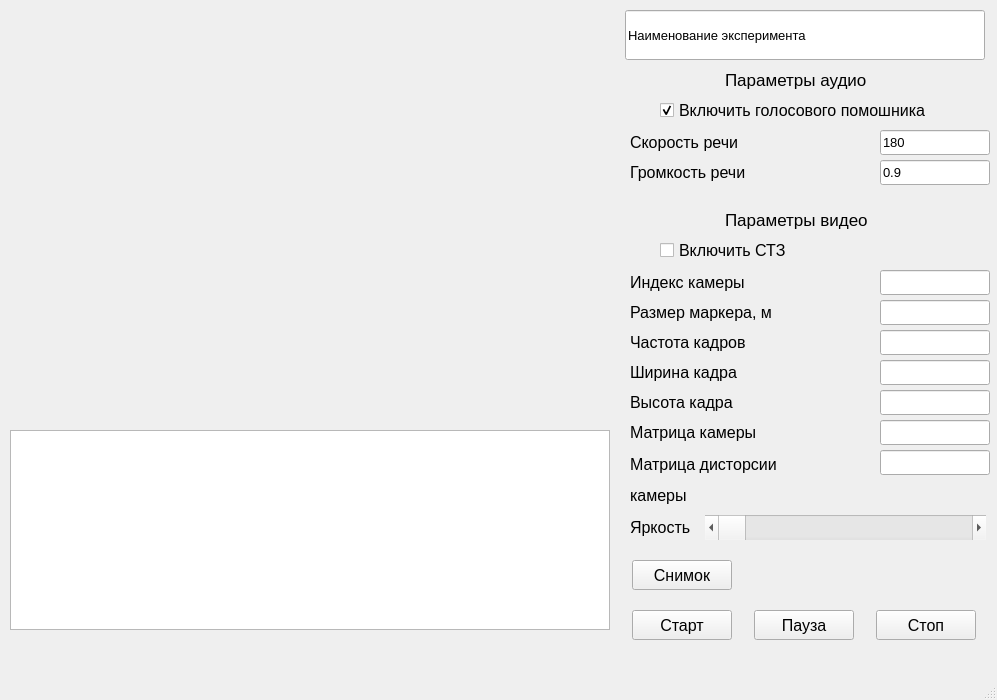
<?xml version="1.0" encoding="UTF-8"?>
<ui version="4.0">
 <class>MainWindow</class>
 <widget class="QMainWindow" name="MainWindow">
  <property name="geometry">
   <rect>
    <x>0</x>
    <y>0</y>
    <width>997</width>
    <height>700</height>
   </rect>
  </property>
  <property name="windowTitle">
   <string>Amur-307</string>
  </property>
  <widget class="QWidget" name="centralwidget">
   <widget class="QTextBrowser" name="textBrowser">
    <property name="geometry">
     <rect>
      <x>10</x>
      <y>430</y>
      <width>600</width>
      <height>200</height>
     </rect>
    </property>
    <property name="font">
     <font>
      <pointsize>10</pointsize>
     </font>
    </property>
   </widget>
   <widget class="QPushButton" name="btn_stop">
    <property name="geometry">
     <rect>
      <x>876</x>
      <y>610</y>
      <width>100</width>
      <height>30</height>
     </rect>
    </property>
    <property name="font">
     <font>
      <pointsize>12</pointsize>
     </font>
    </property>
    <property name="text">
     <string>Стоп</string>
    </property>
   </widget>
   <widget class="QPushButton" name="btn_pause">
    <property name="geometry">
     <rect>
      <x>754</x>
      <y>610</y>
      <width>100</width>
      <height>30</height>
     </rect>
    </property>
    <property name="font">
     <font>
      <pointsize>12</pointsize>
     </font>
    </property>
    <property name="text">
     <string>Пауза</string>
    </property>
   </widget>
   <widget class="QPushButton" name="btn_start">
    <property name="geometry">
     <rect>
      <x>632</x>
      <y>610</y>
      <width>100</width>
      <height>30</height>
     </rect>
    </property>
    <property name="font">
     <font>
      <pointsize>12</pointsize>
     </font>
    </property>
    <property name="text">
     <string>Старт</string>
    </property>
   </widget>
   <widget class="QLabel" name="label_voice_settings">
    <property name="geometry">
     <rect>
      <x>725</x>
      <y>60</y>
      <width>200</width>
      <height>40</height>
     </rect>
    </property>
    <property name="font">
     <font>
      <pointsize>13</pointsize>
     </font>
    </property>
    <property name="text">
     <string>Параметры аудио</string>
    </property>
    <property name="margin">
     <number>5</number>
    </property>
   </widget>
   <widget class="QLabel" name="label_voice_rate">
    <property name="geometry">
     <rect>
      <x>630</x>
      <y>130</y>
      <width>200</width>
      <height>25</height>
     </rect>
    </property>
    <property name="font">
     <font>
      <pointsize>12</pointsize>
     </font>
    </property>
    <property name="text">
     <string>Скорость речи</string>
    </property>
   </widget>
   <widget class="QLabel" name="label_voice_volume">
    <property name="geometry">
     <rect>
      <x>630</x>
      <y>160</y>
      <width>200</width>
      <height>25</height>
     </rect>
    </property>
    <property name="font">
     <font>
      <pointsize>12</pointsize>
     </font>
    </property>
    <property name="text">
     <string>Громкость речи</string>
    </property>
   </widget>
   <widget class="QLineEdit" name="voice_rate">
    <property name="geometry">
     <rect>
      <x>880</x>
      <y>130</y>
      <width>110</width>
      <height>25</height>
     </rect>
    </property>
    <property name="font">
     <font>
      <pointsize>10</pointsize>
     </font>
    </property>
    <property name="text">
     <string>180</string>
    </property>
   </widget>
   <widget class="QLineEdit" name="voice_volume">
    <property name="geometry">
     <rect>
      <x>880</x>
      <y>160</y>
      <width>110</width>
      <height>25</height>
     </rect>
    </property>
    <property name="font">
     <font>
      <pointsize>10</pointsize>
     </font>
    </property>
    <property name="text">
     <string>0.9</string>
    </property>
   </widget>
   <widget class="QCheckBox" name="checkBox_voice">
    <property name="geometry">
     <rect>
      <x>660</x>
      <y>100</y>
      <width>350</width>
      <height>20</height>
     </rect>
    </property>
    <property name="font">
     <font>
      <pointsize>12</pointsize>
     </font>
    </property>
    <property name="text">
     <string>Включить голосового помошника</string>
    </property>
    <property name="checked">
     <bool>true</bool>
    </property>
   </widget>
   <widget class="QLabel" name="label_video_settings">
    <property name="geometry">
     <rect>
      <x>725</x>
      <y>200</y>
      <width>200</width>
      <height>40</height>
     </rect>
    </property>
    <property name="font">
     <font>
      <pointsize>13</pointsize>
     </font>
    </property>
    <property name="text">
     <string>Параметры видео</string>
    </property>
    <property name="margin">
     <number>5</number>
    </property>
   </widget>
   <widget class="QLabel" name="label_marker_size">
    <property name="geometry">
     <rect>
      <x>630</x>
      <y>300</y>
      <width>200</width>
      <height>25</height>
     </rect>
    </property>
    <property name="font">
     <font>
      <pointsize>12</pointsize>
     </font>
    </property>
    <property name="text">
     <string>Размер маркера, м</string>
    </property>
   </widget>
   <widget class="QLabel" name="label_index_camera">
    <property name="geometry">
     <rect>
      <x>630</x>
      <y>270</y>
      <width>200</width>
      <height>25</height>
     </rect>
    </property>
    <property name="font">
     <font>
      <pointsize>12</pointsize>
     </font>
    </property>
    <property name="text">
     <string>Индекс камеры</string>
    </property>
   </widget>
   <widget class="QLineEdit" name="index_camera">
    <property name="geometry">
     <rect>
      <x>880</x>
      <y>270</y>
      <width>110</width>
      <height>25</height>
     </rect>
    </property>
    <property name="font">
     <font>
      <pointsize>10</pointsize>
     </font>
    </property>
   </widget>
   <widget class="QLineEdit" name="marker_size">
    <property name="geometry">
     <rect>
      <x>880</x>
      <y>300</y>
      <width>110</width>
      <height>25</height>
     </rect>
    </property>
    <property name="font">
     <font>
      <pointsize>10</pointsize>
     </font>
    </property>
   </widget>
   <widget class="QLineEdit" name="frame_w">
    <property name="geometry">
     <rect>
      <x>880</x>
      <y>360</y>
      <width>110</width>
      <height>25</height>
     </rect>
    </property>
    <property name="font">
     <font>
      <pointsize>10</pointsize>
     </font>
    </property>
   </widget>
   <widget class="QLabel" name="label_frame_w">
    <property name="geometry">
     <rect>
      <x>630</x>
      <y>360</y>
      <width>200</width>
      <height>25</height>
     </rect>
    </property>
    <property name="font">
     <font>
      <pointsize>12</pointsize>
     </font>
    </property>
    <property name="text">
     <string>Ширина кадра</string>
    </property>
   </widget>
   <widget class="QLineEdit" name="frame_rate">
    <property name="geometry">
     <rect>
      <x>880</x>
      <y>330</y>
      <width>110</width>
      <height>25</height>
     </rect>
    </property>
    <property name="font">
     <font>
      <pointsize>10</pointsize>
     </font>
    </property>
   </widget>
   <widget class="QLabel" name="label_frame_rate">
    <property name="geometry">
     <rect>
      <x>630</x>
      <y>330</y>
      <width>200</width>
      <height>25</height>
     </rect>
    </property>
    <property name="font">
     <font>
      <pointsize>12</pointsize>
     </font>
    </property>
    <property name="text">
     <string>Частота кадров</string>
    </property>
   </widget>
   <widget class="QLineEdit" name="frame_h">
    <property name="geometry">
     <rect>
      <x>880</x>
      <y>390</y>
      <width>110</width>
      <height>25</height>
     </rect>
    </property>
    <property name="font">
     <font>
      <pointsize>10</pointsize>
     </font>
    </property>
   </widget>
   <widget class="QLabel" name="label_frame_h">
    <property name="geometry">
     <rect>
      <x>630</x>
      <y>390</y>
      <width>200</width>
      <height>25</height>
     </rect>
    </property>
    <property name="font">
     <font>
      <pointsize>12</pointsize>
     </font>
    </property>
    <property name="text">
     <string>Высота кадра</string>
    </property>
   </widget>
   <widget class="QLabel" name="label_cam_distortion_matrix">
    <property name="geometry">
     <rect>
      <x>630</x>
      <y>450</y>
      <width>200</width>
      <height>60</height>
     </rect>
    </property>
    <property name="font">
     <font>
      <pointsize>12</pointsize>
     </font>
    </property>
    <property name="text">
     <string>&lt;html&gt;&lt;head/&gt;&lt;body&gt;&lt;p&gt;&lt;span style=&quot; font-size:12pt;&quot;&gt;Матрица дисторсии&lt;/span&gt;&lt;/p&gt;&lt;p&gt;&lt;span style=&quot; font-size:12pt;&quot;&gt;камеры&lt;/span&gt;&lt;/p&gt;&lt;/body&gt;&lt;/html&gt;</string>
    </property>
   </widget>
   <widget class="QLineEdit" name="camera_matrix">
    <property name="geometry">
     <rect>
      <x>880</x>
      <y>420</y>
      <width>110</width>
      <height>25</height>
     </rect>
    </property>
    <property name="font">
     <font>
      <pointsize>10</pointsize>
     </font>
    </property>
   </widget>
   <widget class="QLineEdit" name="cam_distortion_matrix">
    <property name="geometry">
     <rect>
      <x>880</x>
      <y>450</y>
      <width>110</width>
      <height>25</height>
     </rect>
    </property>
    <property name="font">
     <font>
      <pointsize>10</pointsize>
     </font>
    </property>
   </widget>
   <widget class="QLabel" name="label_camera_matrix">
    <property name="geometry">
     <rect>
      <x>630</x>
      <y>420</y>
      <width>200</width>
      <height>25</height>
     </rect>
    </property>
    <property name="font">
     <font>
      <pointsize>12</pointsize>
     </font>
    </property>
    <property name="text">
     <string>Матрица камеры</string>
    </property>
   </widget>
   <widget class="QCheckBox" name="checkBox_video">
    <property name="geometry">
     <rect>
      <x>660</x>
      <y>240</y>
      <width>270</width>
      <height>20</height>
     </rect>
    </property>
    <property name="font">
     <font>
      <pointsize>12</pointsize>
     </font>
    </property>
    <property name="text">
     <string>Включить СТЗ</string>
    </property>
   </widget>
   <widget class="QLineEdit" name="exp_name">
    <property name="enabled">
     <bool>true</bool>
    </property>
    <property name="geometry">
     <rect>
      <x>625</x>
      <y>10</y>
      <width>360</width>
      <height>50</height>
     </rect>
    </property>
    <property name="font">
     <font>
      <pointsize>10</pointsize>
     </font>
    </property>
    <property name="text">
     <string>Наименование эксперимента</string>
    </property>
    <property name="cursorPosition">
     <number>25</number>
    </property>
   </widget>
   <widget class="QLabel" name="video">
    <property name="geometry">
     <rect>
      <x>10</x>
      <y>10</y>
      <width>600</width>
      <height>400</height>
     </rect>
    </property>
    <property name="styleSheet">
     <string notr="true"/>
    </property>
    <property name="text">
     <string/>
    </property>
   </widget>
   <widget class="QScrollBar" name="horizontalScrollBar_brightness">
    <property name="geometry">
     <rect>
      <x>705</x>
      <y>515</y>
      <width>281</width>
      <height>25</height>
     </rect>
    </property>
    <property name="orientation">
     <enum>Qt::Horizontal</enum>
    </property>
   </widget>
   <widget class="QLabel" name="label_brightness">
    <property name="geometry">
     <rect>
      <x>630</x>
      <y>515</y>
      <width>75</width>
      <height>25</height>
     </rect>
    </property>
    <property name="font">
     <font>
      <pointsize>12</pointsize>
     </font>
    </property>
    <property name="text">
     <string>Яркость</string>
    </property>
   </widget>
   <widget class="QPushButton" name="btn_screenshot">
    <property name="geometry">
     <rect>
      <x>632</x>
      <y>560</y>
      <width>100</width>
      <height>30</height>
     </rect>
    </property>
    <property name="font">
     <font>
      <pointsize>12</pointsize>
     </font>
    </property>
    <property name="text">
     <string>Снимок</string>
    </property>
   </widget>
  </widget>
  <widget class="QMenuBar" name="menubar">
   <property name="geometry">
    <rect>
     <x>0</x>
     <y>0</y>
     <width>997</width>
     <height>26</height>
    </rect>
   </property>
  </widget>
  <widget class="QStatusBar" name="statusbar"/>
 </widget>
 <resources/>
 <connections/>
</ui>
